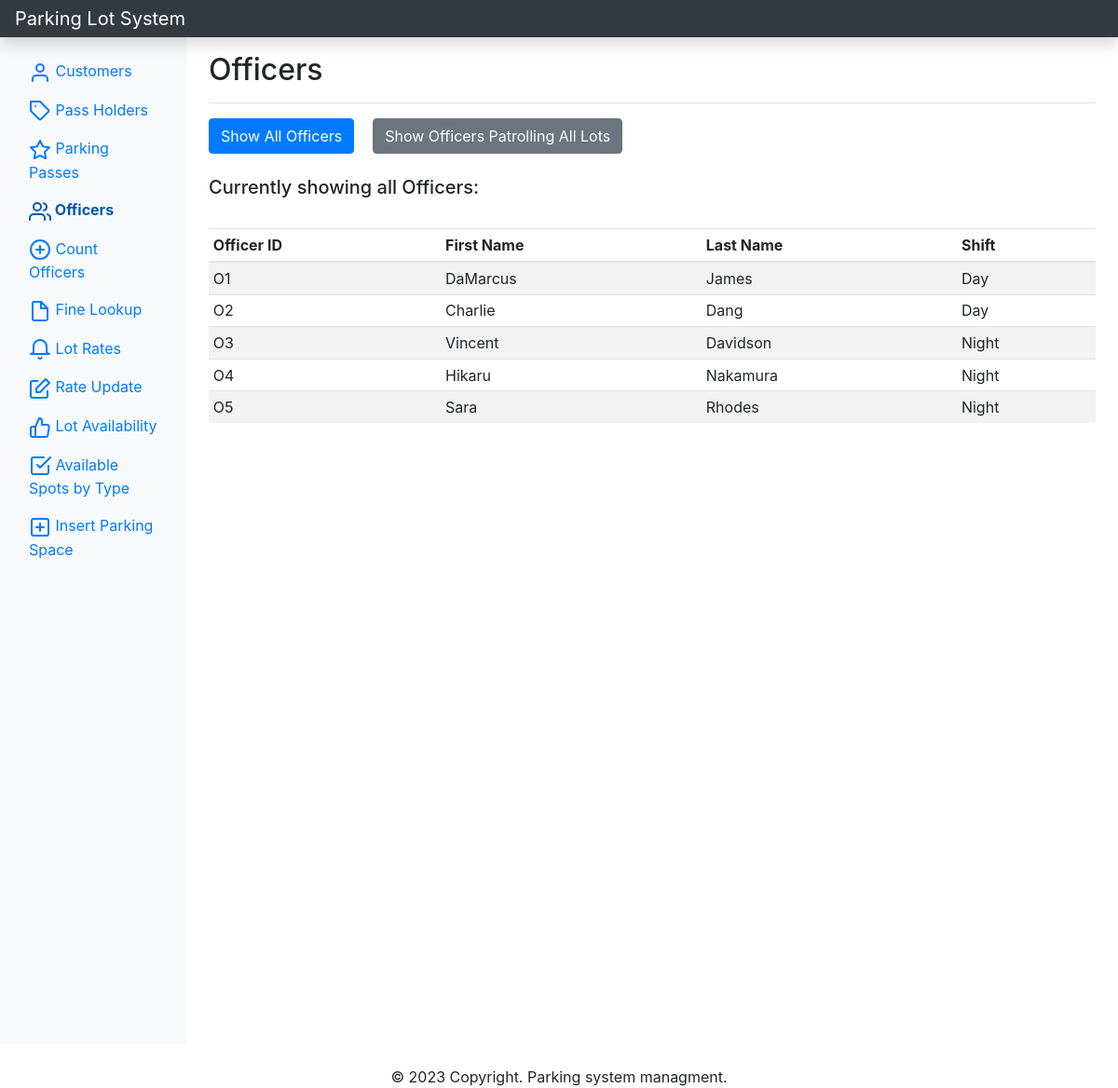
Screenshot of /officer.php with the database file from the repository.
### tables this page shows
CREATE TABLE Officer
(
    Employee_ID CHAR(255) PRIMARY KEY,
    Officer_ID CHAR(255) NOT NULL UNIQUE,
    Shift CHAR(255),
    Managed_By_ID CHAR(255) NOT NULL,
    FOREIGN KEY (Employee_ID) REFERENCES Parking_Lot_Employee(Employee_ID) ON DELETE CASCADE,
    FOREIGN KEY (Managed_By_ID) REFERENCES Manager(Manager_ID)
);

CREATE TABLE Parking_Lot_Employee
(
    Employee_ID Char(255),
    First_Name Char(255) NOT NULL,
    Last_Name Char(255) NOT NULL,
    Hiring_Date DATE NOT NULL,
    Employment_Status Char(255) DEFAULT 'ACTIVE',
    Primary Key (Employee_ID)
);

### htdocs/lib/Template.php (called while the page is built, shortened)
<?php
class Template{
    protected $template;
    public function __construct($template) {
        $this->template = $template;
    }
    public function __toString() {
        include basename($this->template);
        return ob_get_clean();
    }
}

### htdocs/lib/Database.php (called while the page is built, shortened)
<?php
class Database {
    private $host = 'localhost';
    private $username = 'root';
    private $password = 'senghak096';
    private $dbname = 'parking_lot';
    private $dbh;
    private $stmt;
    public function __construct() {
        $dsn = 'mysql:host=' .$this->host. ';dbname='. $this->dbname;
        $options = array(
            PDO::ATTR_PERSISTENT => true,
            PDO::ATTR_ERRMODE => PDO::ERRMODE_EXCEPTION
        );
        try {
            $this->dbh = new PDO($dsn, $this->username, $this->password, $options);
        } catch(PDOException $e) {
            $this->error = $e->getMessage();
        }
    }
    public function query($query){
        $this->stmt = $this->dbh->prepare($query);
    }
    public function execute() {
        try {
            return $this->stmt->execute();
        } catch (PDOException $e) {
            $this->error = $e->getMessage();
        }
    }
    public function resultSet(){
        $this->execute();
        return $this->stmt->fetchAll(PDO::FETCH_OBJ);
    }
}

### htdocs/lib/Officer.php (called while the page is built, shortened)
<?php
class Officer{
    private $db;
    public function __construct()
    {
        $this->db = new Database;
    }
    public function getAllOfficers(){
        $this->db->query("
            SELECT *
            FROM Parking_Lot_Employee e, Officer o
            WHERE e.Employee_ID = o.Employee_ID;
        ");
        $results = $this->db->resultSet();
        return $results;
    }
}

### htdocs/templates/officerTemplate.php (the view)
<?php include 'inc/header.php'; ?>
<?php include 'inc/sidebar.php'; ?>
<main role="main" class="col-md-9 ml-sm-auto col-lg-10 px-md-4">
    <div class="d-flex justify-content-between flex-wrap flex-md-nowrap align-items-center pt-3 pb-2 mb-3 border-bottom">
        <h1 class="h2">Officers</h1>
    </div>
    <div style="display:flex">
        <form method="GET" action="officer.php">
            <button name="show" type="submit" id="show" class="btn btn-primary" value="allOfficers" style="margin-right: 20px;">Show All Officers</button>
        </form>
        <form method="GET" action="officer.php">
            <button name="show" type="submit" id="show" class="btn btn-secondary" value="allLotOfficers">Show Officers Patrolling All Lots</button>
        </form>
    </div>
    <br>
    <h5>Currently showing all Officers:</h5>
    <br>
    <div class="officer-table table-responsive">
        <table class="table table-striped table-sm">
            <thead>
                <tr>
                    <th>Officer ID</th>
                    <th>First Name</th>
                    <th>Last Name</th>
                    <th>Shift</th>
                </tr>
            </thead>
            <?php foreach ($officers as $officer) : ?>
                <tr>
                    <td><?php echo $officer->Officer_ID; ?></td>
                    <td><?php echo $officer->First_Name; ?></td>
                    <td><?php echo $officer->Last_Name; ?></td>
                    <td><?php echo $officer->Shift; ?></td>
                </tr>
            <?php endforeach; ?>
        </table>
    </div>
</main>
<?php include 'inc/footer.php'; ?>

### rows the page displays
officer: Officer_ID "O1", Employee_ID.First_Name "DaMarcus", Employee_ID.Last_Name "James", Shift "Day"
officer: Officer_ID "O2", Employee_ID.First_Name "Charlie", Employee_ID.Last_Name "Dang", Shift "Day"
officer: Officer_ID "O3", Employee_ID.First_Name "Vincent", Employee_ID.Last_Name "Davidson", Shift "Night"
officer: Officer_ID "O4", Employee_ID.First_Name "Hikaru", Employee_ID.Last_Name "Nakamura", Shift "Night"
officer: Officer_ID "O5", Employee_ID.First_Name "Sara", Employee_ID.Last_Name "Rhodes", Shift "Night"
